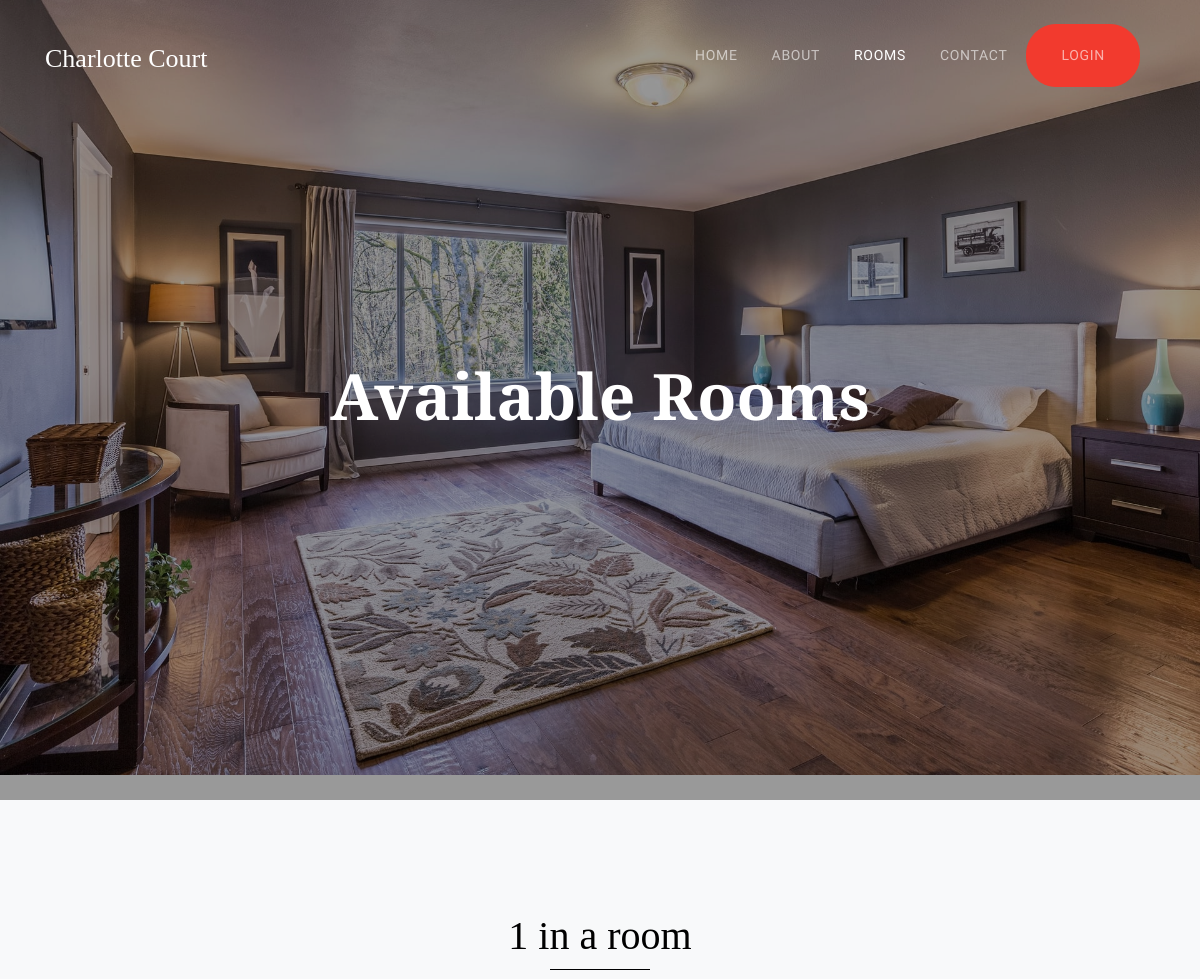
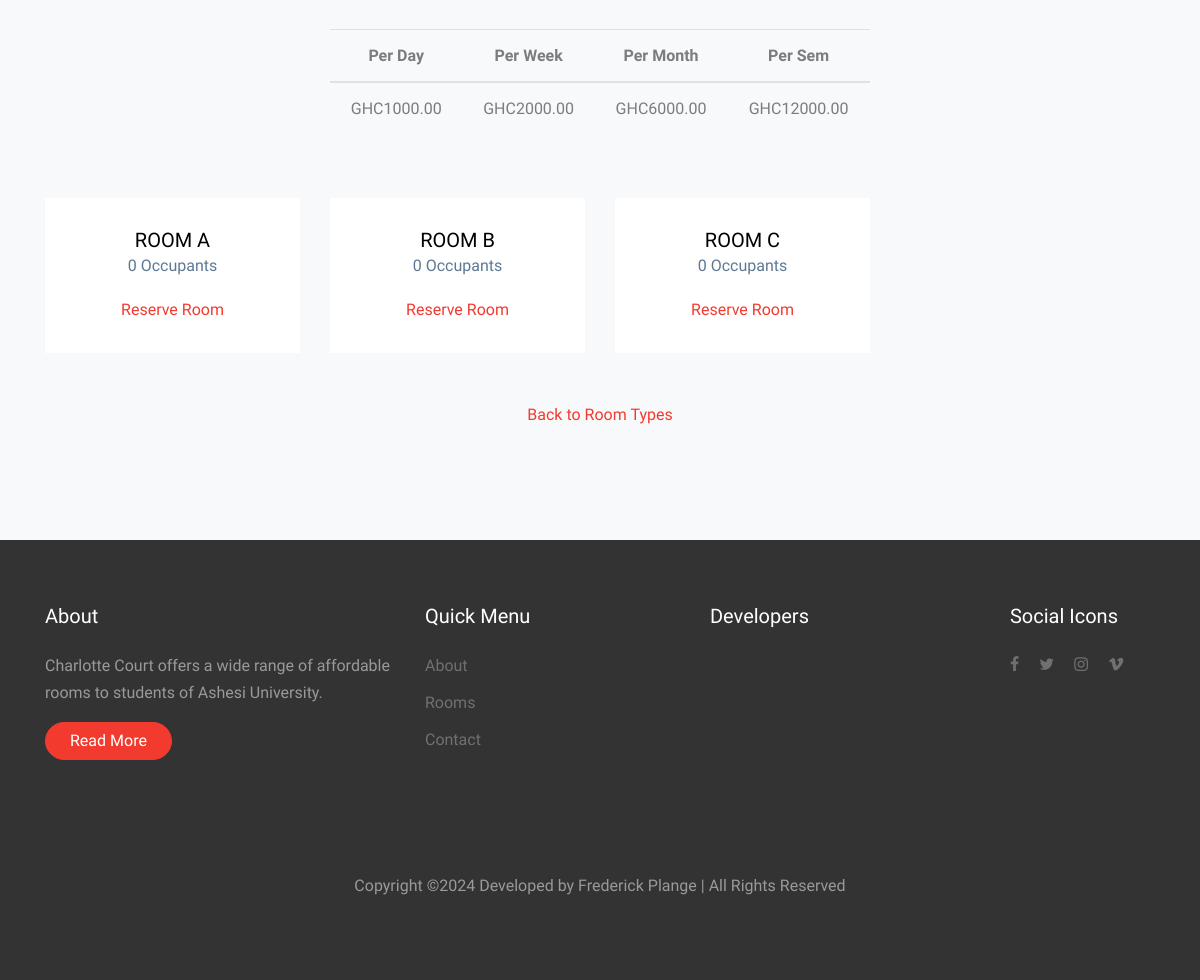
/hostel/rooms/1/, run on the app's committed database (2 pictures, top to bottom).
### apps/hostel/models.py (models this page shows, shortened)
class Room_Type(models.Model):
    capacity = models.PositiveSmallIntegerField()
    price_per_day = models.DecimalField(max_digits=7, decimal_places=2)
    price_per_week = models.DecimalField(max_digits=7, decimal_places=2)
    price_per_month = models.DecimalField(max_digits=7, decimal_places=2)
    price_per_sem = models.DecimalField(max_digits=7, decimal_places=2)
    image1 = models.ImageField(null=True, blank=True, upload_to='static/images/', max_length=100)
    image2 = models.ImageField(null=True, blank=True, upload_to='static/images/', max_length=100)
    image3 = models.ImageField(null=True, blank=True, upload_to='static/images/', max_length=100)
    class Meta:
        ordering = ["capacity"]

class Room(models.Model):
    room_type = models.ForeignKey(Room_Type, related_name='rooms', on_delete=models.CASCADE)
    name = models.CharField(max_length=50, help_text='Name must be a maximum of 50 characters', unique=True)
    num_of_people = models.PositiveSmallIntegerField(default=0)
    status = models.CharField(max_length=30, default='Available') #full or available
    class Meta:
        ordering = ["name"]

### apps/hostel/views.py (the view)
# urls.py: path('rooms/<int:room_type>/', views.AvailableRoomsView.as_view(), name="available_rooms"),
class AvailableRoomsView(ListView):
    model = Room
    context_object_name = 'rooms'
    template_name = 'rooms.html'
    paginate_by = 8
    def get_context_data(self, **kwargs):
        context = super(AvailableRoomsView, self).get_context_data(**kwargs)
        context['room_type'] = self.room_type
        return context
    def get_queryset(self):
        self.room_type = get_object_or_404(Room_Type, pk=self.kwargs.get('room_type'))
        queryset = self.room_type.rooms.order_by('num_of_people')
        return queryset.filter(num_of_people__lt=self.room_type.capacity)

### apps/templates/rooms.html (shortened to what this page needs)
{% extends 'master.html' %}
{% load static %}
{% block rooms_active_class %}class="active"{% endblock %}
{% block intro %}
<div class="site-blocks-cover overlay" style="background-image: url(/static/images/available_rooms.jpg)" data-aos="fade" data-stellar-background-ratio="0.5">
    <div class="container">
      <div class="row align-items-center justify-content-center">
        <div class="col-md-7 text-center" data-aos="fade">
        {% if room_types %}
          <h1 class="mb-2">Our Room Types</h1>
        {% else %}
         <h1 class="mb-2">Available Rooms</h1>
         {% endif %}
        </div>
      </div>
    </div>
  </div>
{% endblock %}
{% block body %}
{% if room_types %}
<div class="site-section bg-light">
    <div class="container">
      <!-- <div class="row">
        <div class="col-md-6 mx-auto text-center mb-5 section-heading">
          <h2 class="mb-5">Our Room Types</h2>
        </div>
      </div> -->
      <div class="row">
        {% for room_type in room_types %}
        <div class="col-md-6 col-lg-3 mb-5">
          <div class="hotel-room text-center">
            <a href="{% url 'available_rooms' room_type.pk%}" class="d-block mb-0 thumbnail"><img src="/{{room_type.image1}}" alt="Image" class="img-fluid"></a>
            <div class="hotel-room-body">
              <h3 class="heading mb-0"><a href="{% url 'available_rooms' room_type.pk%}">{{ room_type.capacity }} in a room</a></h3>
              <p><strong class="price">GHC{{ room_type.price_per_sem }} / per sem</strong></p>
              <p><strong class="price">{{ room_type.count_available_rooms }} room{{room_type.count_available_rooms|pluralize}} available</strong></p>
              <a href="{% url 'available_rooms' room_type.pk%}">View Available Rooms</a>
            </div>
          </div>
        </div>
        {% endfor %}
      </div>
    </div>
  </div>
  {% else %}
<div class="site-section bg-light">
  <div class="container">
    <div class="row">
      <div class="col-md-6 mx-auto text-center mb-5 section-heading">
        <h2 class="mb-5">{{room_type.capacity}} in a room</h2>
        <div class="table-responsive">
        <table class="table">
          <thead>
            <tr>
            <th>Per Day</th>
            <th>Per Week</th>
            <th>Per Month</th>
            <th>Per Sem</th>
          </tr>
          </thead>
          <tbody>
            <tr>
              <td>{% if room_type.price_per_day %} GHC{{ room_type.price_per_day }} {% else %} - {% endif %}</td>
              <td>{% if room_type.price_per_week %} GHC{{ room_type.price_per_week }} {% else %} - {% endif %}</td>
              <td>{% if room_type.price_per_month %} GHC{{ room_type.price_per_month }} {% else %} - {% endif %}</td>
              <td>{% if room_type.price_per_sem %} GHC{{ room_type.price_per_sem }} {% else %} - {% endif %}</td>
            </tr>
          </tbody>
        </table>
      </div>
      </div>
    </div>
    <div class="row">
    {% if rooms %}
      {% for room in rooms %}
      <div class="col-md-6 col-lg-3 mb-5">
        <div class="hotel-room text-center">
          <div class="hotel-room-body">
            <h3 class="heading mb-0"><a href="{% url 'reservation' room_type.pk room.pk %}">Room {{ room.name }}</a></h3>
            <p><strong class="price">{{ room.num_of_people }} Occupant{{room.num_of_people|pluralize}}</strong></p>
            <a href="{% url 'reservation' room_type.pk room.pk %}">Reserve Room</a>
          </div>
        </div>
      </div>
      {% endfor %}
      <div style="width: 100%; text-align: center;">
        <a href="{% url 'rooms' %}">Back to Room Types</a>
      </div>
    {% else %}
    <div style="width: 100%; text-align: center;">
      <h4>No available rooms at this moment, please try other room types</h4>
      <a href="{% url 'rooms' %}">View Room Types</a>
    </div>
    {% endif %}
    </div>
  </div>
</div>
{% endif %}
{% endblock %}

### apps/static/css/style.css (style rules this page uses)
body { line-height: 1.7; color: rgba(0, 0, 0, 0.5); font-weight: 400; font-size: 1rem; font-family: "Work Sans", -apple-system, BlinkMacSystemFont, "Segoe UI", Roboto, "Helvetica Neue", Arial, sans-serif, "Apple Color Emoji", "Segoe UI Emoji", "Segoe UI Symbol", "Noto Color Emoji"; }
h1, h2, h3, h4, h5, .h1, .h2, .h3, .h4, .h5 { color: #000; }
a { -webkit-transition: .3s all ease; -o-transition: .3s all ease; transition: .3s all ease; }
.site-section { padding: 3em 0; }
@media (min-width: 768px) { .site-section { padding: 7em 0; } }
.site-blocks-cover { background-size: cover; background-repeat: no-repeat; background-position: center center; }
.site-blocks-cover.overlay { position: relative; }
.site-blocks-cover.overlay:before { position: absolute; content: ""; left: 0; bottom: 0; right: 0; top: 0; background: rgba(0, 0, 0, 0.4); }
.site-blocks-cover, .site-blocks-cover .row { min-height: 600px; height: calc(100vh); }
.site-blocks-cover h1 { color: #fff; font-size: 3rem; font-family: "Playfair Display"; }
@media (min-width: 768px) { .site-blocks-cover h1 { font-size: 4rem; font-weight: 900; line-height: 1.2; } }
.section-heading h2 { position: relative; display: inline-block; font-family: "Playfair Display"; font-size: 40px; }
.section-heading h2:before, .section-heading h2:after { content: ""; position: absolute; bottom: 0; height: 1px; background: #000; left: 0; -webkit-transform: translateX(-50%); -ms-transform: translateX(-50%); transform: translateX(-50%); }
.section-heading h2:before { width: 100px; bottom: -10px; left: 50%; }
.hotel-room { -webkit-transition: .3s all ease; -o-transition: .3s all ease; transition: .3s all ease; background: #fff; }
.hotel-room .heading { font-size: 20px; text-transform: uppercase; }
.hotel-room .heading a { color: #000; }
.hotel-room .hotel-room-body { padding: 30px; }
.hotel-room .hotel-room-body .price { color: #5c7893; font-weight: 400; }

### data on the page
Room_Type: capacity "1", price_per_day "1000.00", price_per_week "2000.00", price_per_month "6000.00", price_per_sem "12000.00"
Room: name "A", num_of_people "0"
Room: name "B", num_of_people "0"
Room: name "C", num_of_people "0"
